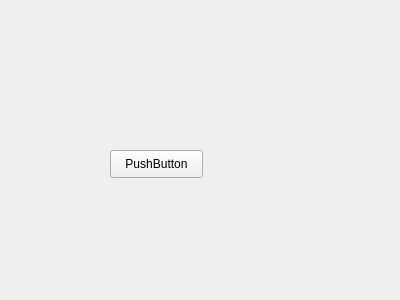
<?xml version="1.0" encoding="UTF-8"?>
<ui version="4.0">
 <class>Widget</class>
 <widget class="QWidget" name="Widget">
  <property name="geometry">
   <rect>
    <x>0</x>
    <y>0</y>
    <width>400</width>
    <height>300</height>
   </rect>
  </property>
  <property name="windowTitle">
   <string>Widget</string>
  </property>
  <widget class="QPushButton" name="pushButton">
   <property name="geometry">
    <rect>
     <x>110</x>
     <y>150</y>
     <width>93</width>
     <height>28</height>
    </rect>
   </property>
   <property name="text">
    <string>PushButton</string>
   </property>
  </widget>
 </widget>
 <layoutdefault spacing="6" margin="11"/>
 <resources/>
 <connections/>
</ui>
